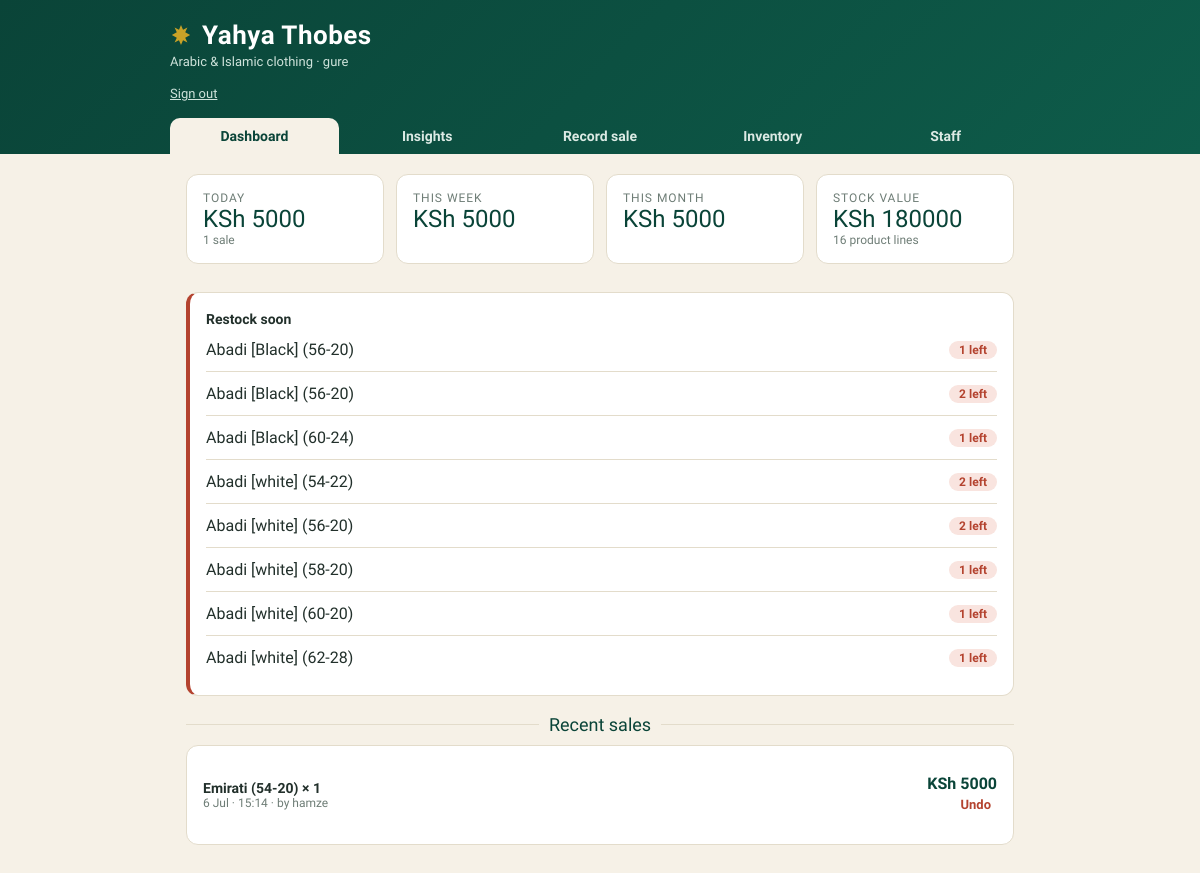
The app's page / (signed in) with its own data.
### shop/models.py (models this page shows, shortened)
class Product(models.Model):
    name = models.CharField(max_length=120)
    category = models.CharField(max_length=40, choices=CATEGORY_CHOICES, default="Kanzu / Thobe")
    size = models.CharField(max_length=20, choices=SIZE_CHOICES, default="-")
    price = models.DecimalField("Price (KSh)", max_digits=10, decimal_places=2)
    stock = models.PositiveIntegerField(default=0)
    low_at = models.PositiveIntegerField("Alert when stock is at or below", default=3)
    image = models.ImageField(upload_to="products/", blank=True, null=True)
    created_at = models.DateTimeField(auto_now_add=True)
    class Meta:
        ordering = ["name", "size"]
    def __str__(self):
        return f"{self.name} ({self.size})" if self.size != "-" else self.name

class Sale(models.Model):
    product = models.ForeignKey(
        Product, null=True, blank=True,
        on_delete=models.SET_NULL, related_name="sales",
    )
    sold_by = models.ForeignKey(
        settings.AUTH_USER_MODEL, null=True, blank=True,
        on_delete=models.SET_NULL, related_name="sales_made",
    )
    name_snapshot = models.CharField(max_length=160)
    qty = models.PositiveIntegerField(default=1)
    unit_price = models.DecimalField(max_digits=10, decimal_places=2)
    total = models.DecimalField(max_digits=12, decimal_places=2)
    note = models.CharField(max_length=200, blank=True)
    created_at = models.DateTimeField(auto_now_add=True)
    class Meta:
        ordering = ["-created_at"]

### shop/views.py (the view)
# urls.py: path("", views.dashboard, name="dashboard"),
@login_required
def dashboard(request):
    today = timezone.localdate()
    week_start = today - timedelta(days=6)
    month_start = today - timedelta(days=29)
    sales = Sale.objects.all()
    stock_value = Product.objects.aggregate(
        v=Sum(F("price") * F("stock"), output_field=DecimalField())
    )["v"] or 0
    context = {
        "tab": "dashboard",
        "today_total": _revenue(sales.filter(created_at__date=today)),
        "today_count": sales.filter(created_at__date=today).count(),
        "week_total": _revenue(sales.filter(created_at__date__gte=week_start)),
        "month_total": _revenue(sales.filter(created_at__date__gte=month_start)),
        "stock_value": stock_value,
        "product_count": Product.objects.count(),
        "low_stock": Product.objects.filter(stock__lte=F("low_at")),
        "recent_sales": sales.select_related("product")[:10],
    }
    return render(request, "shop/dashboard.html", context)

### shop/context_processors.py (called while the page is built)
def roles(request):
    user = request.user
    if not user.is_authenticated:
        return {"is_shopkeeper": False, "is_admin": False}
    return {
        "is_admin": user.is_superuser,
        "is_shopkeeper": user.is_superuser
        or user.groups.filter(name="Shopkeeper").exists(),
    }

### shop/views.py (called while the page is built)
def _revenue(qs):
    return qs.aggregate(t=Sum("total"))["t"] or Decimal("0")

### shop/templates/shop/dashboard.html (shortened to what this page needs)
{% extends "shop/base.html" %}
{% block content %}
<div class="stats">
  <div class="card"><div class="stat-label">Today</div><div class="stat-val">KSh {{ today_total|floatformat:0 }}</div><div class="muted">{{ today_count }} sale{{ today_count|pluralize }}</div></div>
  <div class="card"><div class="stat-label">This week</div><div class="stat-val">KSh {{ week_total|floatformat:0 }}</div></div>
  <div class="card"><div class="stat-label">This month</div><div class="stat-val">KSh {{ month_total|floatformat:0 }}</div></div>
  <div class="card"><div class="stat-label">Stock value</div><div class="stat-val">KSh {{ stock_value|floatformat:0 }}</div><div class="muted">{{ product_count }} product line{{ product_count|pluralize }}</div></div>
</div>
{% if low_stock %}
<div class="card" style="border-left:4px solid var(--danger)">
  <strong style="font-size:14px">Restock soon</strong>
  {% for p in low_stock %}
  <div class="row"><span>{{ p }}</span><span class="pill low">{{ p.stock }} left</span></div>
  {% endfor %}
</div>
{% endif %}
<div class="divider"><div class="line"></div><span class="title">Recent sales</span><div class="line"></div></div>
<div class="card">
  {% for s in recent_sales %}
  <div class="row">
    <div>
      <div style="font-weight:600;font-size:14px">{{ s.name_snapshot }} × {{ s.qty }}</div>
      <div class="muted">{{ s.created_at|date:"j M" }} · {{ s.created_at|time:"H:i" }}{% if s.sold_by %} · by {{ s.sold_by.username }}{% endif %}{% if s.note %} · {{ s.note }}{% endif %}</div>
    </div>
    <div style="text-align:right">
      <div style="font-weight:700;color:var(--emerald-dark)">KSh {{ s.total|floatformat:0 }}</div>
      {% if is_shopkeeper %}<form method="post" action="{% url 'undo_sale' s.pk %}" style="display:inline">{% csrf_token %}
        <button class="btn-danger" onclick="return confirm('Undo this sale and restore stock?')">Undo</button>
      </form>{% endif %}
    </div>
  </div>
  {% empty %}
  <div class="empty">No sales yet. Record your first sale from the "Record sale" tab.</div>
  {% endfor %}
</div>
{% endblock %}

### shop/templates/shop/base.html (shortened to what this page needs)
<!DOCTYPE html>
<html lang="en">
<head>
</head>
<body>
<header>
  <div class="wrap">
    <h1><svg width="22" height="22" viewBox="0 0 24 24"><path d="M12 1l2.2 5.3L19 3.9l-2.4 5L22 12l-5.4 3.1L19 20.1l-4.8-2.4L12 23l-2.2-5.3L5 20.1l2.4-5L2 12l5.4-3.1L5 3.9l4.8 2.4z" fill="#C9A227"/></svg> Yahya Thobes</h1>
    <p class="sub">Arabic &amp; Islamic clothing{% if user.is_authenticated %} · {{ user.username }}
      <form method="post" action="{% url 'logout' %}" style="display:inline">{% csrf_token %}
        <button type="submit" style="background:none;border:none;color:#CFE3DB;text-decoration:underline;cursor:pointer;font-size:13px;font-family:inherit;padding:0">Sign out</button>
      </form>{% endif %}</p>
  </div>
  <nav>
    <a href="{% url 'dashboard' %}" class="{% if tab == 'dashboard' %}active{% endif %}">Dashboard</a>
    {% if is_shopkeeper %}<a href="{% url 'insights' %}" class="{% if tab == 'insights' %}active{% endif %}">Insights</a>{% endif %}
    <a href="{% url 'record_sale' %}" class="{% if tab == 'sale' %}active{% endif %}">Record sale</a>
    {% if is_shopkeeper %}<a href="{% url 'inventory' %}" class="{% if tab == 'inventory' %}active{% endif %}">Inventory</a>{% endif %}
    {% if is_admin %}<a href="{% url 'staff_list' %}" class="{% if tab == 'staff' %}active{% endif %}">Staff</a>{% endif %}
  </nav>
</header>
<main>
  {% block content %}{% endblock %}
</main>
</body>
</html>

### shop/templates/shop/base.html (style rules this page uses)
:root { --emerald:#0E5C4A; --emerald-dark:#0A4438; --sand:#F6F1E7; --card:#fff; --gold:#C9A227; --ink:#22302B; --muted:#6E7D76; --line:#E3DCCB; --danger:#B4432F; }
* { box-sizing:border-box }
body { margin:0;font-family:'Work Sans',system-ui,sans-serif;background:var(--sand);color:var(--ink) }
header { background:linear-gradient(135deg,var(--emerald-dark),var(--emerald));color:#fff;padding:20px 16px 0 }
.wrap { max-width:860px;margin:0 auto }
h1 { font-family:'Marcellus',Georgia,serif;font-size:26px;letter-spacing:.5px;margin:0;display:flex;align-items:center;gap:10px }
.sub { color:#CFE3DB;font-size:13px;margin:4px 0 14px }
nav { display:flex;gap:4px;max-width:860px;margin:0 auto }
nav a { flex:1;text-align:center;padding:10px 8px;color:#DCEAE4;text-decoration:none;font-weight:600;font-size:14px;border-radius:10px 10px 0 0 }
nav a.active { background:var(--sand);color:var(--emerald-dark) }
main { max-width:860px;margin:0 auto;padding:20px 16px 60px }
.card { background:var(--card);border:1px solid var(--line);border-radius:12px;padding:16px;margin-bottom:14px }
.stats { display:grid;grid-template-columns:repeat(auto-fit,minmax(150px,1fr));gap:12px;margin-bottom:14px }
.stat-label { font-size:12px;color:var(--muted);text-transform:uppercase;letter-spacing:.08em }
.stat-val { font-family:'Marcellus',Georgia,serif;font-size:24px;color:var(--emerald-dark) }
.btn-danger { background:none;border:none;color:var(--danger);cursor:pointer;font-size:13px;font-weight:600;font-family:inherit;padding:4px 6px }
.row { display:flex;justify-content:space-between;align-items:center;gap:10px;padding:12px 0;border-bottom:1px solid var(--line) }
.row:last-child { border-bottom:none }
.pill { display:inline-block;padding:2px 10px;border-radius:999px;font-size:12px;font-weight:700;background:#E4F0EB;color:var(--emerald-dark) }
.pill.low { background:#F9E4DF;color:var(--danger) }
.muted { color:var(--muted);font-size:12px }
.divider { display:flex;align-items:center;gap:10px;margin:18px 0 10px }
.divider .line { flex:1;height:1px;background:var(--line) }
.divider .title { font-family:'Marcellus',Georgia,serif;font-size:18px;color:var(--emerald-dark) }

### records on screen
Product: size+name "Abadi [Black] (56-20)", stock "1"
Product: size+name "Abadi [Black] (56-20)", stock "2"
Product: size+name "Abadi [Black] (60-24)", stock "1"
Product: size+name "Abadi [white] (54-22)", stock "2"
Product: size+name "Abadi [white] (56-20)", stock "2"
Product: size+name "Abadi [white] (58-20)", stock "1"
Product: size+name "Abadi [white] (60-20)", stock "1"
Product: size+name "Abadi [white] (62-28)", stock "1"
Sale: name_snapshot "Emirati (54-20)", qty "1", created_at "6 Jul", created_at "15:14", sold_by.username "hamze", total "5000"

### other values on screen
{{ user.username }} "gure"
{{ today_total|floatformat:0 }} "5000"
{{ today_count }} "1"
{{ week_total|floatformat:0 }} "5000"
{{ month_total|floatformat:0 }} "5000"
{{ stock_value|floatformat:0 }} "180000"
{{ product_count }} "16"
